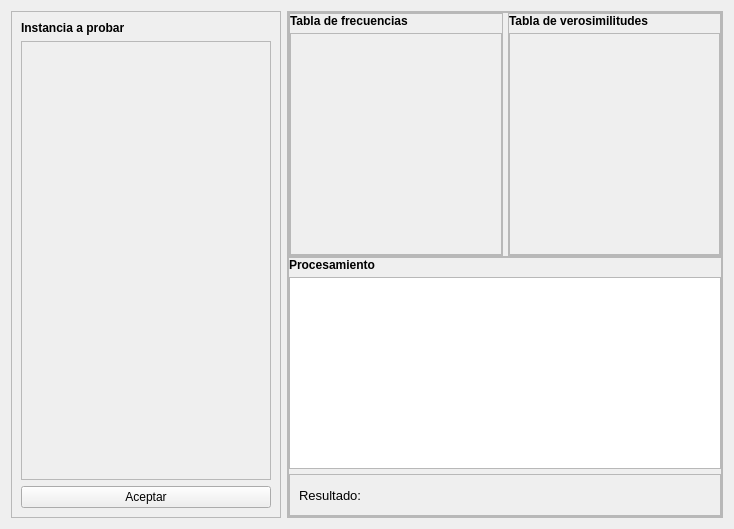
<?xml version="1.0" encoding="UTF-8"?>
<ui version="4.0">
 <class>Form</class>
 <widget class="QWidget" name="Form">
  <property name="geometry">
   <rect>
    <x>0</x>
    <y>0</y>
    <width>734</width>
    <height>529</height>
   </rect>
  </property>
  <property name="windowTitle">
   <string>Naive Bayes</string>
  </property>
  <layout class="QHBoxLayout" name="horizontalLayout">
   <item>
    <widget class="QFrame" name="frame">
     <property name="sizePolicy">
      <sizepolicy hsizetype="Fixed" vsizetype="Preferred">
       <horstretch>0</horstretch>
       <verstretch>0</verstretch>
      </sizepolicy>
     </property>
     <property name="minimumSize">
      <size>
       <width>270</width>
       <height>0</height>
      </size>
     </property>
     <property name="frameShape">
      <enum>QFrame::StyledPanel</enum>
     </property>
     <property name="frameShadow">
      <enum>QFrame::Raised</enum>
     </property>
     <layout class="QVBoxLayout" name="verticalLayout_5">
      <item>
       <widget class="QLabel" name="label_5">
        <property name="font">
         <font>
          <pointsize>9</pointsize>
          <weight>75</weight>
          <bold>true</bold>
         </font>
        </property>
        <property name="text">
         <string>Instancia a probar</string>
        </property>
       </widget>
      </item>
      <item>
       <widget class="QScrollArea" name="scrollArea_3">
        <property name="widgetResizable">
         <bool>true</bool>
        </property>
        <widget class="QWidget" name="scrollAreaWidgetContents_3">
         <property name="geometry">
          <rect>
           <x>0</x>
           <y>0</y>
           <width>248</width>
           <height>440</height>
          </rect>
         </property>
         <property name="sizePolicy">
          <sizepolicy hsizetype="Expanding" vsizetype="Expanding">
           <horstretch>0</horstretch>
           <verstretch>0</verstretch>
          </sizepolicy>
         </property>
         <widget class="QWidget" name="formLayoutWidget">
          <property name="geometry">
           <rect>
            <x>0</x>
            <y>0</y>
            <width>251</width>
            <height>441</height>
           </rect>
          </property>
          <layout class="QFormLayout" name="formLayout">
           <property name="leftMargin">
            <number>5</number>
           </property>
           <property name="topMargin">
            <number>5</number>
           </property>
           <property name="rightMargin">
            <number>5</number>
           </property>
           <property name="bottomMargin">
            <number>5</number>
           </property>
          </layout>
         </widget>
        </widget>
       </widget>
      </item>
      <item>
       <widget class="QPushButton" name="btnAceptar">
        <property name="sizePolicy">
         <sizepolicy hsizetype="Preferred" vsizetype="Fixed">
          <horstretch>0</horstretch>
          <verstretch>0</verstretch>
         </sizepolicy>
        </property>
        <property name="text">
         <string>Aceptar</string>
        </property>
       </widget>
      </item>
     </layout>
    </widget>
   </item>
   <item>
    <widget class="QFrame" name="frame_2">
     <property name="frameShape">
      <enum>QFrame::StyledPanel</enum>
     </property>
     <property name="frameShadow">
      <enum>QFrame::Raised</enum>
     </property>
     <layout class="QVBoxLayout" name="verticalLayout">
      <property name="spacing">
       <number>0</number>
      </property>
      <property name="leftMargin">
       <number>0</number>
      </property>
      <property name="topMargin">
       <number>0</number>
      </property>
      <property name="rightMargin">
       <number>0</number>
      </property>
      <property name="bottomMargin">
       <number>0</number>
      </property>
      <item>
       <widget class="QFrame" name="frame_3">
        <property name="frameShape">
         <enum>QFrame::StyledPanel</enum>
        </property>
        <property name="frameShadow">
         <enum>QFrame::Raised</enum>
        </property>
        <layout class="QHBoxLayout" name="horizontalLayout_2">
         <property name="spacing">
          <number>5</number>
         </property>
         <property name="leftMargin">
          <number>0</number>
         </property>
         <property name="topMargin">
          <number>0</number>
         </property>
         <property name="rightMargin">
          <number>0</number>
         </property>
         <property name="bottomMargin">
          <number>0</number>
         </property>
         <item>
          <widget class="QFrame" name="frame_6">
           <property name="frameShape">
            <enum>QFrame::StyledPanel</enum>
           </property>
           <property name="frameShadow">
            <enum>QFrame::Raised</enum>
           </property>
           <layout class="QVBoxLayout" name="verticalLayout_3">
            <property name="spacing">
             <number>5</number>
            </property>
            <property name="leftMargin">
             <number>0</number>
            </property>
            <property name="topMargin">
             <number>0</number>
            </property>
            <property name="rightMargin">
             <number>0</number>
            </property>
            <property name="bottomMargin">
             <number>0</number>
            </property>
            <item>
             <widget class="QLabel" name="label_2">
              <property name="font">
               <font>
                <weight>75</weight>
                <bold>true</bold>
               </font>
              </property>
              <property name="text">
               <string>Tabla de frecuencias</string>
              </property>
             </widget>
            </item>
            <item>
             <widget class="QScrollArea" name="scrollArea">
              <property name="widgetResizable">
               <bool>true</bool>
              </property>
              <widget class="QWidget" name="scrollAreaWidgetContents">
               <property name="geometry">
                <rect>
                 <x>0</x>
                 <y>0</y>
                 <width>212</width>
                 <height>225</height>
                </rect>
               </property>
               <layout class="QVBoxLayout" name="verticalLayout_6"/>
              </widget>
             </widget>
            </item>
           </layout>
          </widget>
         </item>
         <item>
          <widget class="QFrame" name="frame_5">
           <property name="frameShape">
            <enum>QFrame::StyledPanel</enum>
           </property>
           <property name="frameShadow">
            <enum>QFrame::Raised</enum>
           </property>
           <layout class="QVBoxLayout" name="verticalLayout_4">
            <property name="spacing">
             <number>5</number>
            </property>
            <property name="leftMargin">
             <number>0</number>
            </property>
            <property name="topMargin">
             <number>0</number>
            </property>
            <property name="rightMargin">
             <number>0</number>
            </property>
            <property name="bottomMargin">
             <number>0</number>
            </property>
            <item>
             <widget class="QLabel" name="label_3">
              <property name="font">
               <font>
                <weight>75</weight>
                <bold>true</bold>
               </font>
              </property>
              <property name="text">
               <string>Tabla de verosimilitudes</string>
              </property>
             </widget>
            </item>
            <item>
             <widget class="QScrollArea" name="scrollArea_2">
              <property name="widgetResizable">
               <bool>true</bool>
              </property>
              <widget class="QWidget" name="scrollAreaWidgetContents_2">
               <property name="geometry">
                <rect>
                 <x>0</x>
                 <y>0</y>
                 <width>211</width>
                 <height>225</height>
                </rect>
               </property>
               <layout class="QVBoxLayout" name="verticalLayout_7"/>
              </widget>
             </widget>
            </item>
           </layout>
          </widget>
         </item>
        </layout>
       </widget>
      </item>
      <item>
       <widget class="QFrame" name="frame_4">
        <property name="sizePolicy">
         <sizepolicy hsizetype="Preferred" vsizetype="Fixed">
          <horstretch>0</horstretch>
          <verstretch>0</verstretch>
         </sizepolicy>
        </property>
        <property name="minimumSize">
         <size>
          <width>0</width>
          <height>0</height>
         </size>
        </property>
        <property name="frameShape">
         <enum>QFrame::StyledPanel</enum>
        </property>
        <property name="frameShadow">
         <enum>QFrame::Raised</enum>
        </property>
        <layout class="QVBoxLayout" name="verticalLayout_2">
         <property name="spacing">
          <number>5</number>
         </property>
         <property name="leftMargin">
          <number>0</number>
         </property>
         <property name="topMargin">
          <number>0</number>
         </property>
         <property name="rightMargin">
          <number>0</number>
         </property>
         <property name="bottomMargin">
          <number>0</number>
         </property>
         <item>
          <widget class="QLabel" name="label">
           <property name="font">
            <font>
             <weight>75</weight>
             <bold>true</bold>
            </font>
           </property>
           <property name="text">
            <string>Procesamiento</string>
           </property>
          </widget>
         </item>
         <item>
          <widget class="QPlainTextEdit" name="textProcedimiento">
           <property name="sizePolicy">
            <sizepolicy hsizetype="Expanding" vsizetype="Expanding">
             <horstretch>0</horstretch>
             <verstretch>0</verstretch>
            </sizepolicy>
           </property>
           <property name="minimumSize">
            <size>
             <width>0</width>
             <height>0</height>
            </size>
           </property>
           <property name="readOnly">
            <bool>true</bool>
           </property>
          </widget>
         </item>
         <item>
          <widget class="QFrame" name="frame_7">
           <property name="frameShape">
            <enum>QFrame::StyledPanel</enum>
           </property>
           <property name="frameShadow">
            <enum>QFrame::Raised</enum>
           </property>
           <layout class="QHBoxLayout" name="horizontalLayout_3">
            <item>
             <widget class="QLabel" name="label_6">
              <property name="sizePolicy">
               <sizepolicy hsizetype="Fixed" vsizetype="Preferred">
                <horstretch>0</horstretch>
                <verstretch>0</verstretch>
               </sizepolicy>
              </property>
              <property name="font">
               <font>
                <pointsize>10</pointsize>
                <weight>50</weight>
                <bold>false</bold>
               </font>
              </property>
              <property name="text">
               <string>Resultado:</string>
              </property>
             </widget>
            </item>
            <item>
             <widget class="QLabel" name="labelResultado">
              <property name="font">
               <font>
                <pointsize>14</pointsize>
                <weight>75</weight>
                <bold>true</bold>
               </font>
              </property>
              <property name="text">
               <string/>
              </property>
             </widget>
            </item>
           </layout>
          </widget>
         </item>
        </layout>
       </widget>
      </item>
     </layout>
    </widget>
   </item>
  </layout>
 </widget>
 <resources/>
 <connections/>
</ui>
